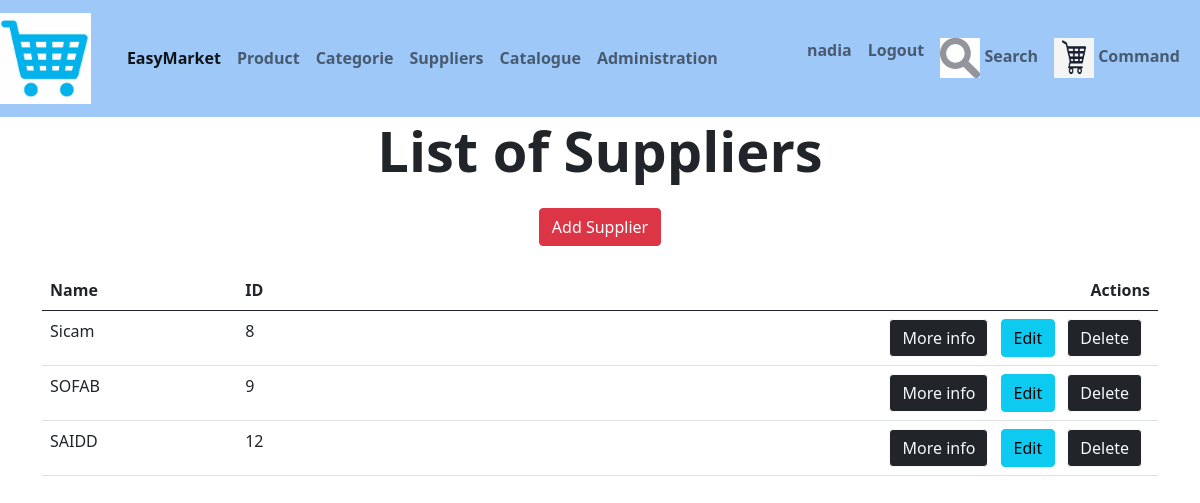
Screenshot of /magasin/fournisseur_list/ (signed in) with the database file from the repository.
### magasin/models.py (models this page shows, shortened)
class Fournisseur (models.Model) :
    nom	=models.CharField	(max_length=100)
    adresse	=models.TextField()
    email=	models.EmailField	()
    telephone=	models.CharField	(max_length=8)

### magasin/views.py (the view)
# urls.py: path('fournisseur_list/', views.fournisseur_list, name='fournisseur_list'),
@login_required(login_url="/users/login")
def fournisseur_list(request):
    template = loader.get_template('magasin/fournisseur_list.html')
    fournisseurs = Fournisseur.objects.all()
    context = {
        'fournisseurs': fournisseurs
    }
    return render(request, 'magasin/fournisseur_list.html', context)

### magasin/templates/magasin/fournisseur_list.html
{% extends './base.html' %}
{% block content %}
<div class="container">
  <h1 class="display-4 mb-4 fw-bold text-center">List of Suppliers</h1>
  <div class="my-4">
    <center><a href="{% url 'addfournisseur' %}" class="btn btn-danger btn-right mb-4">Add Supplier</a></center>
    <table class="table">
      <thead>
        <tr>
          <th>Name</th>
          <th>ID</th>
          <th class="text-end">Actions</th>
        </tr>
      </thead>
      <tbody>
        {% for fournisseur in fournisseurs %}
        <tr>
          <td>{{ fournisseur.nom }}</td>
          <td>{{ fournisseur.id }}</td>
          <td class="text-end">
            <a href="{% url 'fournisseur_detail' fournisseur.id %}" class="btn btn-outline-light btn-dark text-black me-2">More info</a>
            <a href="updatefournisseur/{{ fournisseur.nom }}" class="btn btn-info me-2">Edit</a>
            <a href="deletefournisseur/{{ fournisseur.nom }}" class="btn btn-outline-light btn-dark text-black me-2">Delete</a>
        </td>
        </tr>
        {% endfor %}
      </tbody>
    </table>
  </div>
</div>
{% endblock %}

### magasin/templates/magasin/base.html (shortened to what this page needs)
{% load static %}
<!DOCTYPE html>
<html>
<head>
<link href="https://cdn.jsdelivr.net/npm/bootstrap@5.0.2/dist/css/bootstrap.min.css" rel="stylesheet">
<link rel='stylesheet' type='text/css' media='screen' href="{% static 'css/base.css'%}">
</head>
<body>
	<nav class="navbar navbar-expand-lg navbar-light" style="background-color: rgb(157, 200, 248) ;text-align: center ;color: black; font-weight: bold;">
		<a class="navbar-brand" href="{% url 'index' %}"><img src="/static/logo/chario.jpg" style="width: 100%; max-width: 100px; height: auto;"></img></a>
		<div class="container-fluid">
		<div class="collapse navbar-collapse" id="navbarSupportedContent">
			<ul class="navbar-nav me-auto mb-2 mb-lg-0">
			  <li class="nav-item">
				<a class="nav-link active" aria-current="page" href="#">EasyMarket</a>
			  </li>
			  <li class="nav-item ">
				<a class="nav-link" href="{% url 'index' %}">Product</a>
			  </li>
			  <li class="nav-item ">
				<a class="nav-link" href="{% url 'categorie_list' %}">Categorie</a>
			  </li>
			  <li class="nav-item ">
				<a class="nav-link" href="{% url 'fournisseur_list' %}">Suppliers</a>
			  </li>
			  <li class="nav-item">
				<a class="nav-link" href="{% url 'catalogue' %}">Catalogue</a>
			  </li>
			  <li class="nav-item ">
				<a class="nav-link" href="{% url 'admin:index' %}">Administration</a>
			  </li>
		</ul>
			</div>
			<ul class="navbar-nav ml-auto">
				{% if user.is_authenticated %}
				<li class="nav-item">
					<a class="nav-link">
						{{ user }}
					</a>
				</li>
				<li>
					<a class="nav-link" href="{% url 'logout' %}">Logout</a>
				</li>
				{% endif %}
				<li class="nav-item">
					<a class="nav-link" href="{% url 'search' %}">
						<img src="{% static 'logo/sea.jpg' %}" alt="Logo" style="width: 40px; height: 40px;">
						<span>Search</span>
					</a>
				</li>
				<li class="nav-item">
					<a class="nav-link" href="{% url 'commande_list' %}">
						<img src="{% static 'logo/corbeille.jpg' %}" alt="Logo" style="width: 40px; height: 40px;">
						<span>Command</span>
					</a>
				</li>
			</ul>
	  </nav>
{% block content %} {% endblock %}
</body>
</html>

### rows the page displays
Fournisseur: nom "Sicam", id "8"
Fournisseur: nom "SOFAB", id "9"
Fournisseur: nom "SAIDD", id "12"

### other values shown
{{ user }} "nadia"
